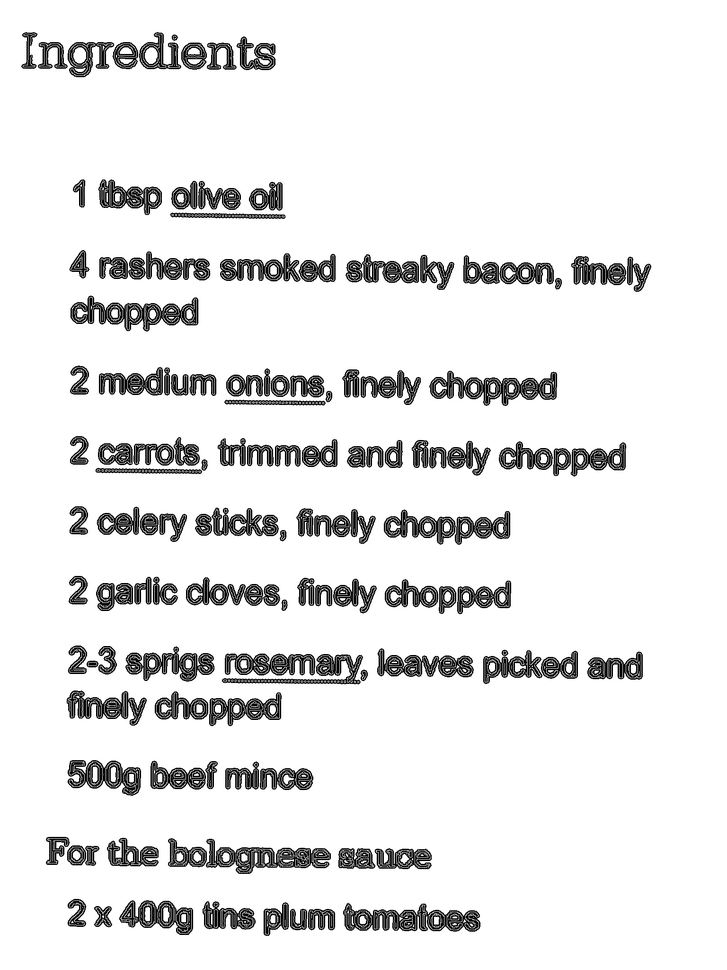
#> input picture 02_WordSegmTest/data_input/m0.png, 727 x 970 px, shrunk from 1536 x 2048 before the run, given as the content of the folder D:/UET/prepare_Dataset/testDataset/input_test_3, which was not available
$ jupyter execute 01_preprocessMobile.ipynb   (shell and % lines are left out)
#> lines starting #> are read from the running program, lines starting #| are printed output that depends on the picture; after the words box and inside, x2 and y2 are one past the last pixel; in counts of white or black regions, pixels touching at a corner belong together; pictures that were not available may be replaced by others from this repository, and a replacement may not be noted
[cell 1]
from skimage.filters import threshold_local
from cv2 import cv2
import os
import numpy as np
import argparse
import matplotlib.pyplot as plt

[cell 2]
imgFiles = os.listdir('D:\\UET\\prepare_Dataset\\testDataset\\input_test_3')

[cell 3]
for (i, f) in enumerate(imgFiles):
    img = cv2.imread('D:\\UET\\prepare_Dataset\\testDataset\\input_test_3\\%s'%f)
#> img is the input picture: shape (970, 727, 3); min 0, max 255, mean 232
    cv2.imshow('meh', img)

    # convert the image to grayscale, blur it, and find edges
    # in the image
    gray = cv2.cvtColor(img, cv2.COLOR_BGR2GRAY)
    gray = cv2.GaussianBlur(gray, (5, 5), 0)
    edged = cv2.Canny(gray, 100, 200)
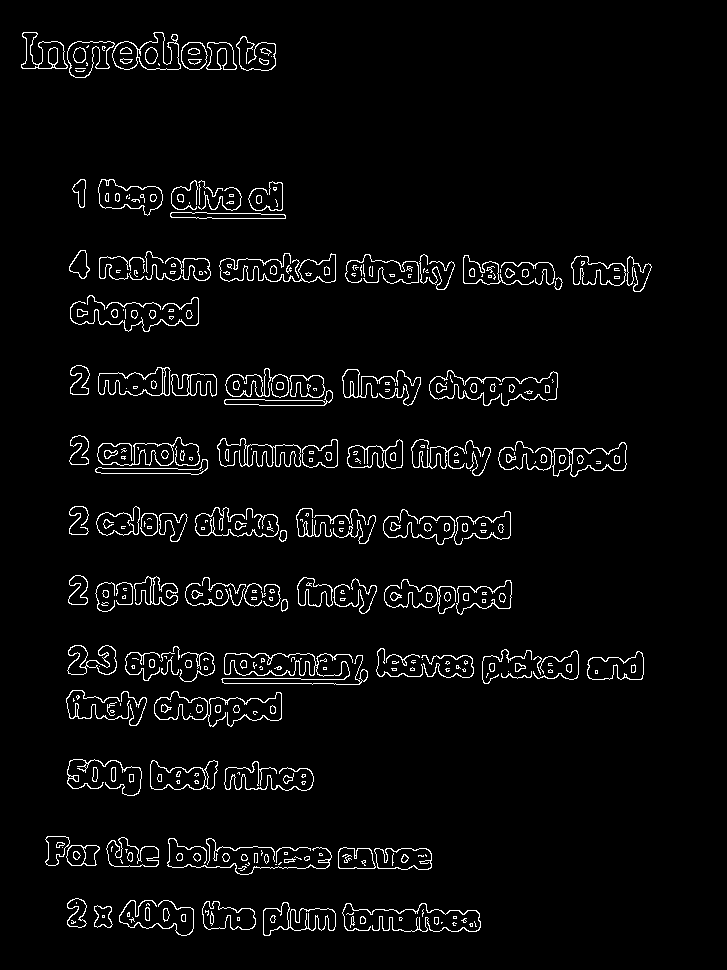
#> edged: shape (970, 727); 3.7% white in thin lines or dots, all inside (x1, y1, x2, y2) = (21, 32, 652, 936)

    #plt.imshow(edged, cmap='gray')

    T = threshold_local(edged, 11, offset = 10, method = "gaussian")
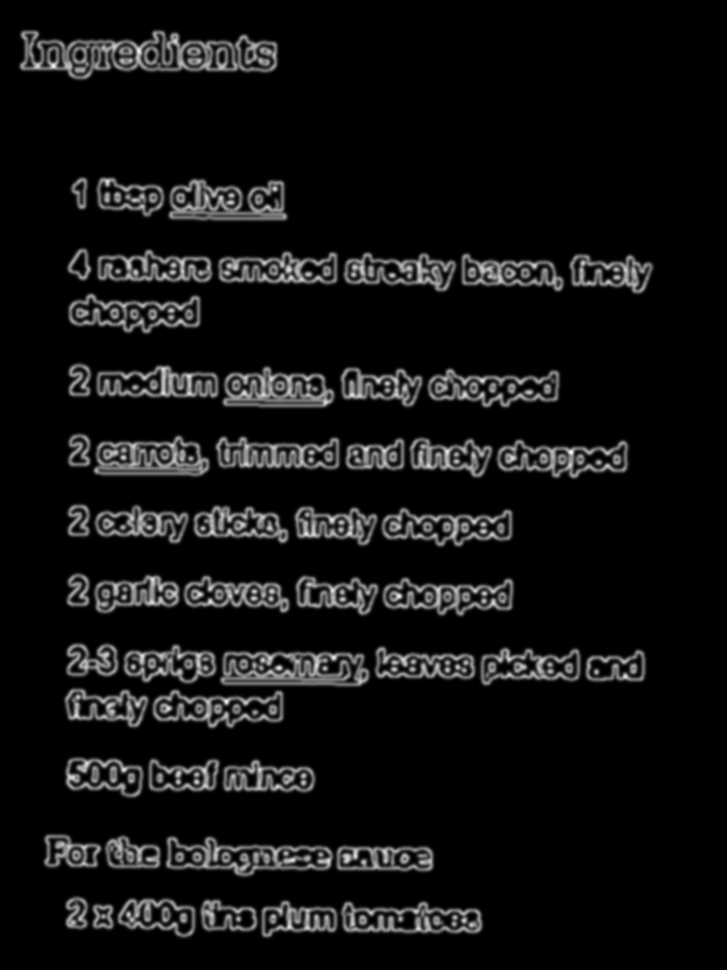
#> T: shape (970, 727) float64; min -10, max 126.7, mean -0.7; drawn with min black and max white
    edged = (edged > T).astype("uint8") * 255
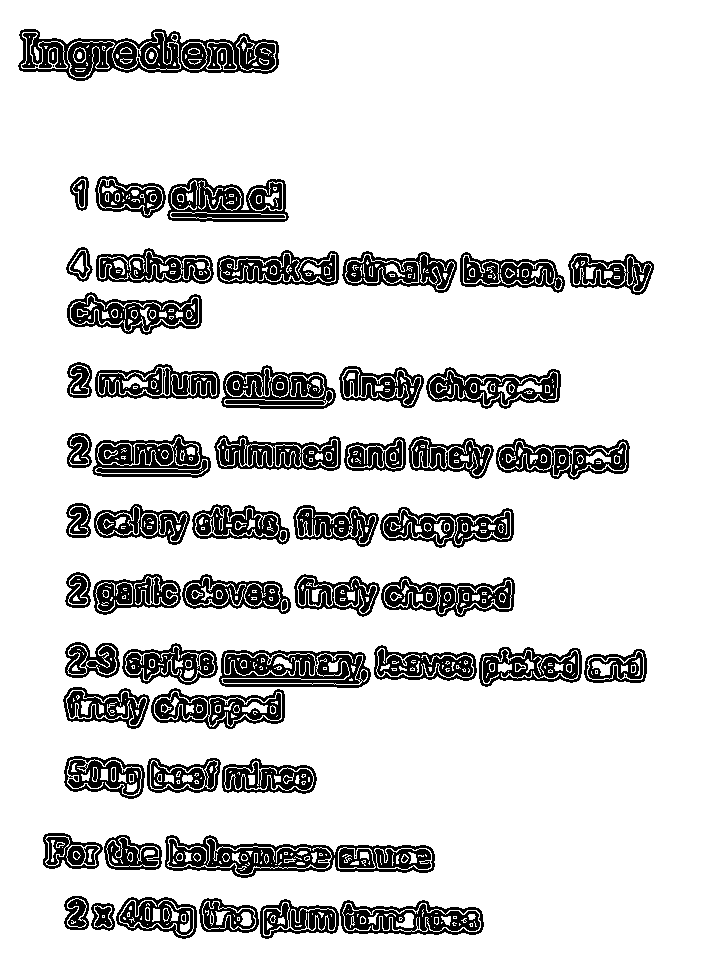
#> edged: shape (970, 727); 84.5% white; 116 black regions (53 under 20 px), largest, box (x1, y1, x2, y2) and area: (18, 29, 279, 81) 7063, (165, 835, 435, 878) 5549, (219, 650, 371, 688) 3985
    plt.imshow(edged, cmap='gray')

    # save image
    cv2.imwrite("D:\\UET\\prepare_Dataset\\testDataset\\output_test_3\\%s"%f, edged)

$ run again, on 02_WordSegmTest/data_input/sc0.png
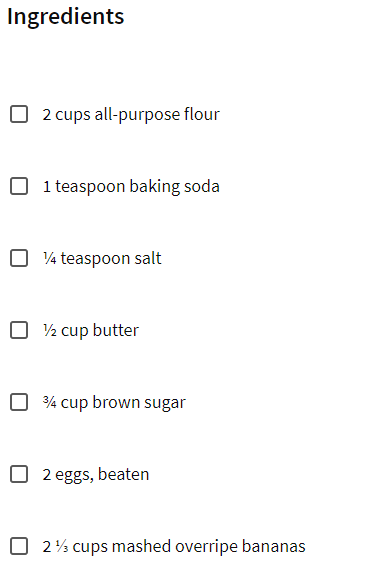
#> input picture 02_WordSegmTest/data_input/sc0.png, 369 x 571 px, given as the content of the folder D:/UET/prepare_Dataset/testDataset/input_test_3, which was not available
#> img is the input picture: shape (571, 369, 3); mean B, G, R 250.1, 250.1, 250.1
#> `edged = cv2.Canny(gray, 100, 200)`:
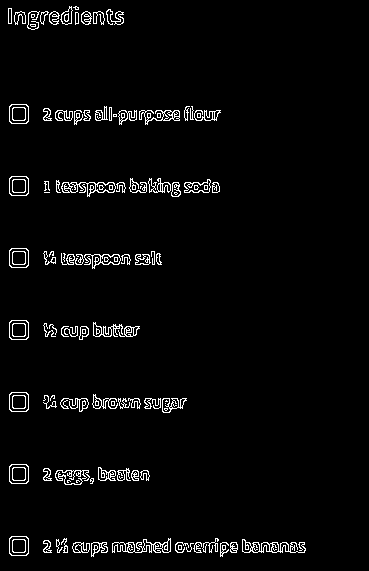
#> edged: shape (571, 369); 3.2% white in thin lines or dots, all inside (x1, y1, x2, y2) = (8, 6, 306, 557)
#> `edged = (edged > T).astype("uint8") * 255`:
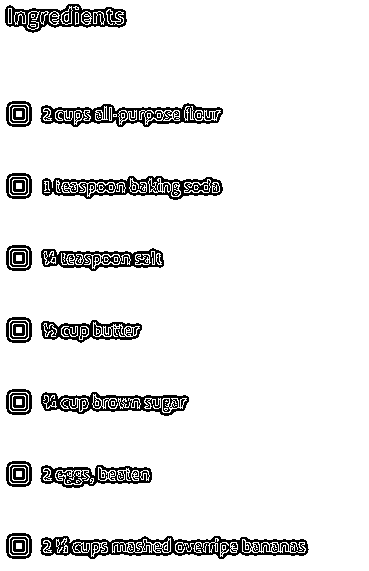
#> edged: shape (571, 369); 91.6% white; black in thin lines or dots, all inside (x1, y1, x2, y2) = (5, 4, 309, 559)
